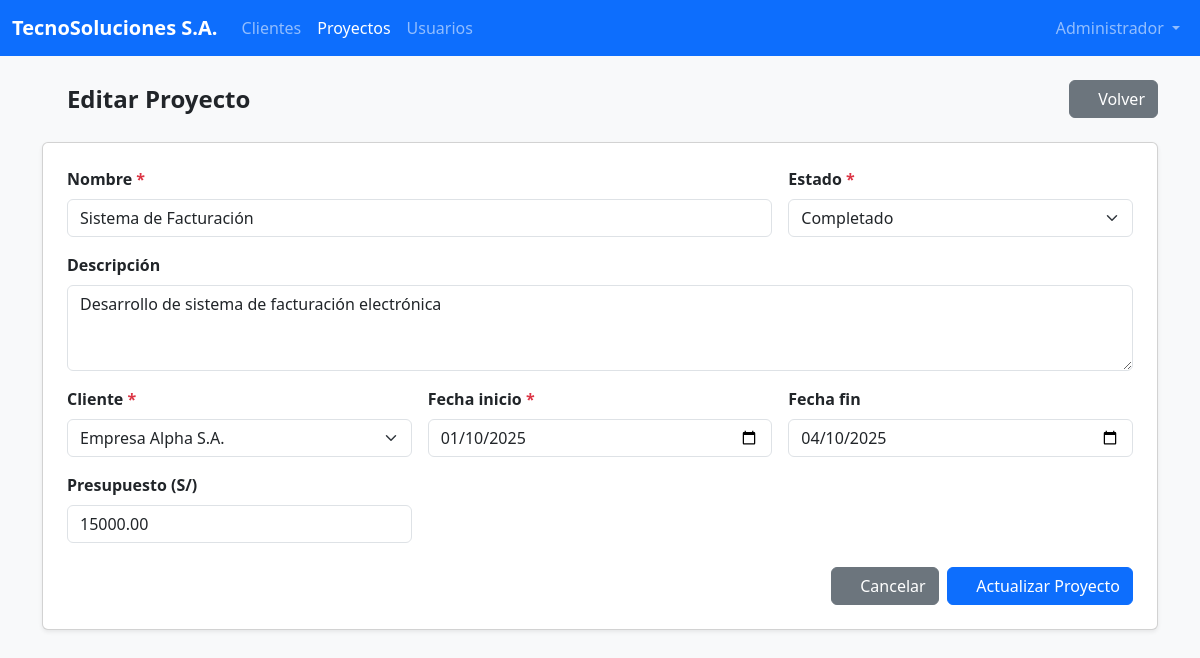
The app's page /index.php?controller=proyectos&action=editar&id=1 (signed in) with its own data.
### tables this page shows
CREATE TABLE PROYECTOS (
    id              INT AUTO_INCREMENT PRIMARY KEY,
    nombre          VARCHAR(150)    NOT NULL,
    descripcion     TEXT,
    fecha_inicio    DATE            NOT NULL,
    fecha_fin       DATE,
    estado          ENUM('pendiente', 'en curso', 'completado', 'cancelado') NOT NULL DEFAULT 'pendiente',
    presupuesto     DECIMAL(10,2),
    cliente_id      INT             NOT NULL,
    fecha_creacion  TIMESTAMP       DEFAULT CURRENT_TIMESTAMP,

    CONSTRAINT fk_proyecto_cliente
        FOREIGN KEY (cliente_id)
        REFERENCES CLIENTES(id)
        ON DELETE RESTRICT
        ON UPDATE CASCADE
);

CREATE TABLE CLIENTES (
    id              INT AUTO_INCREMENT PRIMARY KEY,
    nombre          VARCHAR(150)    NOT NULL,
    ruc             VARCHAR(20)     NOT NULL UNIQUE,
    telefono        VARCHAR(20),
    email           VARCHAR(150),
    direccion       VARCHAR(255),
    fecha_registro  DATE            NOT NULL DEFAULT (CURRENT_DATE)
);

### Controllers/ProyectosController.php (called while the page is built, shortened)
<?php
require_once 'Models/Proyectos.php';
require_once 'Models/Clientes.php';
class ProyectosController
{
    private $proyectoModel;
    private $clienteModel;
    public function __construct()
    {
        $this->proyectoModel = new Proyectos();
        $this->clienteModel  = new Clientes();
    }
    public function editar()
    {
        $id       = $_GET['id'] ?? null;
        $proyecto = $this->proyectoModel->obtener($id);
        $clientes = $this->clienteModel->index();
        require_once 'Views/Proyectos/editar.php';
    }
}

### index.php (called while the page is built, shortened)
<?php
require_once 'Config/Database.php';
$controller = $_GET['controller'] ?? 'dashboard';
$action = $_GET['action'] ?? 'index';
switch ($controller) {
    case 'proyectos':
        require_once 'Controllers/ProyectosController.php';
        $ctrl = new ProyectosController();
        break;
}
$ctrl->{$action}();

### Models/Proyectos.php (called while the page is built, shortened)
<?php
require_once 'Config/Database.php';
class Proyectos
{
    private $conn;
    private $table_name = "PROYECTOS";
    public function __construct()
    {
        $database = new Database();
        $this->conn = $database->getConnection();
    }
    public function obtener($id)
    {
        $query = "SELECT p.*, c.nombre AS cliente_nombre
                  FROM " . $this->table_name . " p
                  INNER JOIN CLIENTES c ON p.cliente_id = c.id
                  WHERE p.id = :id";
        $stmt = $this->conn->prepare($query);
        $stmt->bindParam(':id', $id, PDO::PARAM_INT);
        $stmt->execute();
        return $stmt->fetch();
    }
}

### Config/Database.php (called while the page is built, shortened)
<?php
class Database
{
    private $host = "localhost";
    private $user = "root";
    private $password = "";
    private $dbname = "tecnosolucionesweb";
    public function getConnection()
    {
        $this->conn = null;
        try {
            $dsn = "mysql:host={$this->host};dbname={$this->dbname};charset=utf8mb4";
            $this->conn = new PDO($dsn, $this->user, $this->password);
            $this->conn->setAttribute(PDO::ATTR_ERRMODE, PDO::ERRMODE_EXCEPTION);
            $this->conn->setAttribute(PDO::ATTR_DEFAULT_FETCH_MODE, PDO::FETCH_ASSOC);
            $this->conn->setAttribute(PDO::ATTR_EMULATE_PREPARES, false);
        } catch (PDOException $ex) {
            error_log($ex->getMessage());
            die("Error de conexión. Contacte al administrador.");
        }
        return $this->conn;
    }
}

### Models/Clientes.php (called while the page is built, shortened)
<?php
require_once 'Config/Database.php';
class Clientes
{
    private $conn;
    private $table_name = "CLIENTES";
    public function __construct()
    {
        $database = new Database();
        $this->conn = $database->getConnection();
    }
    public function index()
    {
        $query = "SELECT * FROM {$this->table_name} ORDER BY nombre ASC";
        $stmt = $this->conn->prepare($query);
        $stmt->execute();
        return $stmt->fetchAll();
    }
}

### Views/Proyectos/editar.php (the view, shortened to what this page needs)
<!DOCTYPE html>
<html lang="es">
<head>
    <link rel="stylesheet" href="<?= APP_URL ?>/Assets/CSS/bootstrap.min.css">
</head>
<body class="bg-light">
    <nav class="navbar navbar-expand-lg navbar-dark bg-primary">
        <div class="container-fluid">
            <a class="navbar-brand fw-bold" href="<?= APP_URL ?>/index.php"><?= APP_NAME ?></a>
            <div class="collapse navbar-collapse">
                <ul class="navbar-nav me-auto">
                    <li class="nav-item">
                        <a class="nav-link" href="<?= APP_URL ?>/index.php?controller=clientes&action=index">Clientes</a>
                    </li>
                    <li class="nav-item">
                        <a class="nav-link active" href="<?= APP_URL ?>/index.php?controller=proyectos&action=index">Proyectos</a>
                    </li>
                    <?php if ($_SESSION['usuario_rol'] === 'administrador'): ?>
                        <li class="nav-item">
                            <a class="nav-link" href="<?= APP_URL ?>/index.php?controller=usuarios&action=index">Usuarios</a>
                        </li>
                    <?php endif; ?>
                </ul>
                <ul class="navbar-nav ms-auto">
                    <li class="nav-item dropdown">
                        <a class="nav-link dropdown-toggle" href="#" data-bs-toggle="dropdown">
                            <i class="fa-solid fa-user"></i> <?= htmlspecialchars($_SESSION['usuario_nombre']) ?>
                        </a>
                    </li>
                </ul>
            </div>
        </div>
    </nav>
    <div class="container py-4">
        <div class="d-flex justify-content-between align-items-center mb-4">
            <h4 class="mb-0 fw-bold"><i class="fa-solid fa-pen-to-square"></i> Editar Proyecto</h4>
            <a href="<?= APP_URL ?>/index.php?controller=proyectos&action=index" class="btn btn-secondary">
                <i class="fa-solid fa-arrow-left"></i> Volver
            </a>
        </div>
        <div class="card shadow-sm">
            <div class="card-body p-4">
                <form action="<?= APP_URL ?>/index.php?controller=proyectos&action=actualizar" method="POST">
                    <div class="row g-3">
                        <div class="col-md-8">
                            <label class="form-label fw-semibold">Nombre <span class="text-danger">*</span></label>
                            <input type="text" class="form-control" name="nombre"
                                value="<?= htmlspecialchars($proyecto['nombre']) ?>" required maxlength="150">
                        </div>
                        <div class="col-md-4">
                            <label class="form-label fw-semibold">Estado <span class="text-danger">*</span></label>
                            <select class="form-select" name="estado" required>
                                <option value="completado" <?= $proyecto['estado'] === 'completado'  ? 'selected' : '' ?>>Completado</option>
                            </select>
                        </div>
                        <div class="col-12">
                            <label class="form-label fw-semibold">Descripción</label>
                            <textarea class="form-control" name="descripcion" rows="3"><?= htmlspecialchars($proyecto['descripcion'] ?? '') ?></textarea>
                        </div>
                        <div class="col-md-4">
                            <label class="form-label fw-semibold">Cliente <span class="text-danger">*</span></label>
                            <select class="form-select" name="cliente_id" required>
                                <?php foreach ($clientes as $c): ?>
                                    <option value="<?= $c['id'] ?>" <?= $proyecto['cliente_id'] == $c['id'] ? 'selected' : '' ?>>
                                        <?= htmlspecialchars($c['nombre']) ?>
                                    </option>
                                <?php endforeach; ?>
                            </select>
                        </div>
                        <div class="col-md-4">
                            <label class="form-label fw-semibold">Fecha inicio <span class="text-danger">*</span></label>
                            <input type="date" class="form-control" name="fecha_inicio"
                                value="<?= $proyecto['fecha_inicio'] ?>" required>
                        </div>
                        <div class="col-md-4">
                            <label class="form-label fw-semibold">Fecha fin</label>
                            <input type="date" class="form-control" name="fecha_fin"
                                value="<?= $proyecto['fecha_fin'] ?? '' ?>">
                        </div>
                        <div class="col-md-4">
                            <label class="form-label fw-semibold">Presupuesto (S/)</label>
                            <input type="number" class="form-control" name="presupuesto" step="0.01" min="0"
                                value="<?= $proyecto['presupuesto'] ?? '' ?>">
                        </div>
                    </div>
                    <div class="d-flex justify-content-end gap-2 mt-4">
                        <a href="<?= APP_URL ?>/index.php?controller=proyectos&action=index" class="btn btn-secondary"><i class="fa-solid fa-xmark"></i> Cancelar</a>
                        <button type="submit" class="btn btn-primary"><i class="fa-solid fa-floppy-disk"></i> Actualizar Proyecto</button>
                    </div>
                </form>
            </div>
        </div>
    </div>
</body>
</html>

### records on screen
proyectos: nombre "Sistema de Facturación", estado "Completado", descripcion "Desarrollo de sistema de facturación electrónica", cliente_id "Empresa Alpha S.A.", fecha_inicio "01/10/2025", fecha_fin "04/10/2025", presupuesto "15000.00"

### other values on screen
APP_NAME "TecnoSoluciones S.A."
$_SESSION['usuario_nombre'] "Administrador"
